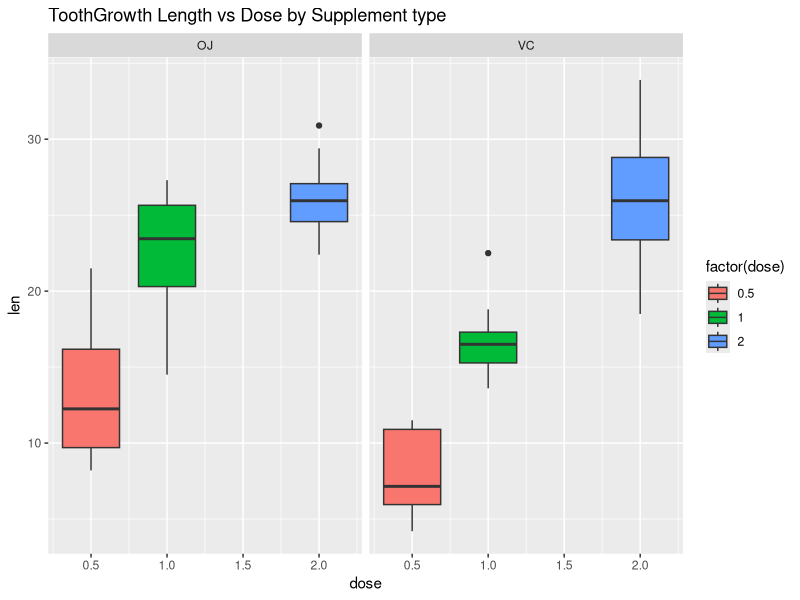

This figure's R source: (Note: this script raises an error after producing the figure.)
## ---- chunk 1
library(data.table)
library(dplyr)
library(tidyr)
library(ggplot2)
library(knitr)
trim <- function(x) gsub("^\\s+|\\s+$", "", x)
## ---- chunk 2
library(datasets)
data(ToothGrowth)
df <- data.frame(ToothGrowth); df$supp <- factor(df$supp); df$dose <- factor(df$dose);
summary(ToothGrowth)
## ---- chunk 3
df.s <- df %>% group_by (supp) %>% summarize(avg=mean(len), sd=sd(len), count=n()); # Grouped by supplement only
df.sd <- df %>% group_by (supp, dose) %>% summarize(avg=mean(len), sd=sd(len), count=n());
df.sd # Grouped by supplement and dose

## ---- chunk 4
ggplot(ToothGrowth, aes(x=dose, y=len)) + 
    ggtitle("ToothGrowth Length vs Dose by Supplement type") + 
    geom_boxplot(aes(fill=factor(dose))) + facet_grid(.~supp)
## ---- chunk 5
t.supp <- t.test(len ~ supp, paired = FALSE, var.equal = FALSE, data = df)
## ---- chunk 6
d0.5<-filter(df,dose == 0.5); d1.0 <- filter(df,dose == 1.0); d2.0 <- filter(df,dose == 2.0);
t<-t.test(len~supp, paired = FALSE, var.equal = FALSE, data = d0.5)
t0.5result <- data.frame("p-value"=t$p.value,"conf-low"=t$conf[1],"conf-high"=t$conf[2],"Ho Rejected?"=ifelse(t$p.value >= 0.05,"Yes","No"), row.names="0.5 mg", "diff-means"=t$estimate[1]-t$estimate[2])

t<-t.test(len~supp, paired = FALSE, var.equal = FALSE, data = d1.0)
t1.0result <- data.frame("p-value"=t$p.value,"conf-low"=t$conf[1],"conf-high"=t$conf[2],"Ho Rejected?"=ifelse(t$p.value >= 0.05,"Yes","No"),row.names="1.0 mg", "diff-means"=t$estimate[1]-t$estimate[2])

t<-t.test(len~supp, paired = FALSE, var.equal = FALSE, data = d2.0)
t2.0result <- data.frame("p-value"=t$p.value,"conf-low"=t$conf[1],"conf-high"=t$conf[2],"Ho Rejected?"=ifelse(t$p.value >= 0.05,"Yes","No"),row.names="2.0 mg", "diff-means"=t$estimate[1]-t$estimate[2])
dose.result1 <- rbind(t0.5result, t1.0result, t2.0result)
dose.result1
## ---- chunk 7
d0.51.0<-filter(df,dose != 2.0); d1.02.0 <- filter(df,dose !=0.5 ); d0.52.0 <- filter(df,dose != 1.0);
t<-t.test(len~dose, paired = FALSE, var.equal = FALSE, data = d0.51.0)
t0.5result <- data.frame("p-value"=t$p.value,"conf-low"=t$conf[1],"conf-high"=t$conf[2],"Ho Rejected?"=ifelse(t$p.value >= 0.05,"Yes","No"), row.names="0.5 vs 1.0 mg", "diff-means"=t$estimate[1]-t$estimate[2])

t<-t.test(len~dose, paired = FALSE, var.equal = FALSE, data = d1.02.0)
t1.5result <- data.frame("p-value"=t$p.value,"conf-low"=t$conf[1],"conf-high"=t$conf[2],"Ho Rejected?"=ifelse(t$p.value >= 0.05,"Yes","No"),row.names="1.0 vs 2.0 mg", "diff-means"=t$estimate[1]-t$estimate[2])

t<-t.test(len~dose, paired = FALSE, var.equal = FALSE, data = d0.52.0)
t2.0result <- data.frame("p-value"=t$p.value,"conf-low"=t$conf[1],"conf-high"=t$conf[2],"Ho Rejected?"=ifelse(t$p.value >= 0.05,"Yes","No"),row.names="0.5 vs 2.0 mg", "diff-means"=t$estimate[1]-t$estimate[2])
dose.result2 <- rbind(t0.5result, t1.5result, t2.0result)
dose.result2
## ---- chunk 8
d0.51.0<-filter(df,dose != 2.0 & supp == "OJ"); d1.02.0 <- filter(df,dose !=0.5 & supp=="OJ"); d0.52.0 <- filter(df,dose != 1.0 & supp=="OJ");
t<-t.test(len~dose, paired = FALSE, var.equal = FALSE, data = d0.51.0)
t0.5result <- data.frame("p-value"=t$p.value,"conf-low"=t$conf[1],"conf-high"=t$conf[2],"Ho Rejected?"=ifelse(t$p.value >= 0.05,"Yes","No"), row.names="0.5 vs 1.0 mg", "diff-means"=t$estimate[1]-t$estimate[2])

t<-t.test(len~dose, paired = FALSE, var.equal = FALSE, data = d1.02.0)
t1.5result <- data.frame("p-value"=t$p.value,"conf-low"=t$conf[1],"conf-high"=t$conf[2],"Ho Rejected?"=ifelse(t$p.value >= 0.05,"Yes","No"),row.names="1.0 vs 2.0 mg", "diff-means"=t$estimate[1]-t$estimate[2])

t<-t.test(len~dose, paired = FALSE, var.equal = FALSE, data = d0.52.0)
t2.0result <- data.frame("p-value"=t$p.value,"conf-low"=t$conf[1],"conf-high"=t$conf[2],"Ho Rejected?"=ifelse(t$p.value >= 0.05,"Yes","No"),row.names="0.5 vs 2.0 mg", "diff-means"=t$estimate[1]-t$estimate[2])
dose.result3 <- rbind(t0.5result, t1.5result, t2.0result)
dose.result3
## ---- chunk 9
d0.51.0<-filter(df,dose != 2.0 & supp == "VC"); d1.02.0 <- filter(df,dose !=0.5 & supp=="VC"); d0.52.0 <- filter(df,dose != 1.0 & supp=="VC");
t<-t.test(len~dose, paired = FALSE, var.equal = FALSE, data = d0.51.0)
t0.5result <- data.frame("p-value"=t$p.value,"conf-low"=t$conf[1],"conf-high"=t$conf[2],"Ho Rejected?"=ifelse(t$p.value >= 0.05,"Yes","No"), row.names="0.5 vs 1.0 mg", "diff-means"=t$estimate[1]-t$estimate[2])

t<-t.test(len~dose, paired = FALSE, var.equal = FALSE, data = d1.02.0)
t1.5result <- data.frame("p-value"=t$p.value,"conf-low"=t$conf[1],"conf-high"=t$conf[2],"Ho Rejected?"=ifelse(t$p.value >= 0.05,"Yes","No"),row.names="1.0 vs 2.0 mg", "diff-means"=t$estimate[1]-t$estimate[2])

t<-t.test(len~dose, paired = FALSE, var.equal = FALSE, data = d0.52.0)
t2.0result <- data.frame("p-value"=t$p.value,"conf-low"=t$conf[1],"conf-high"=t$conf[2],"Ho Rejected?"=ifelse(t$p.value >= 0.05,"Yes","No"),row.names="0.5 vs 2.0 mg", "diff-means"=t$estimate[1]-t$estimate[2])
dose.result4 <- rbind(t0.5result, t1.5result, t2.0result)
dose.result4
